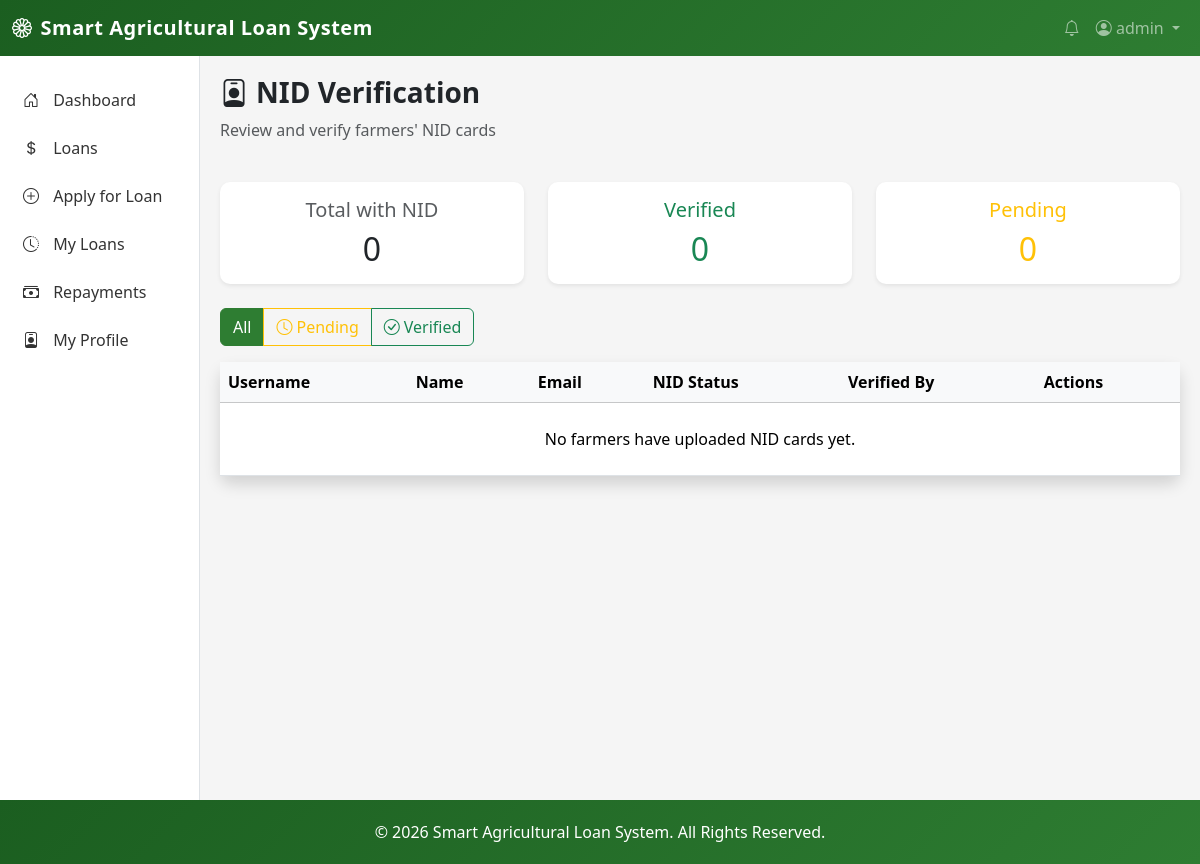
The app's page /nid/verification/ (signed in), older data.
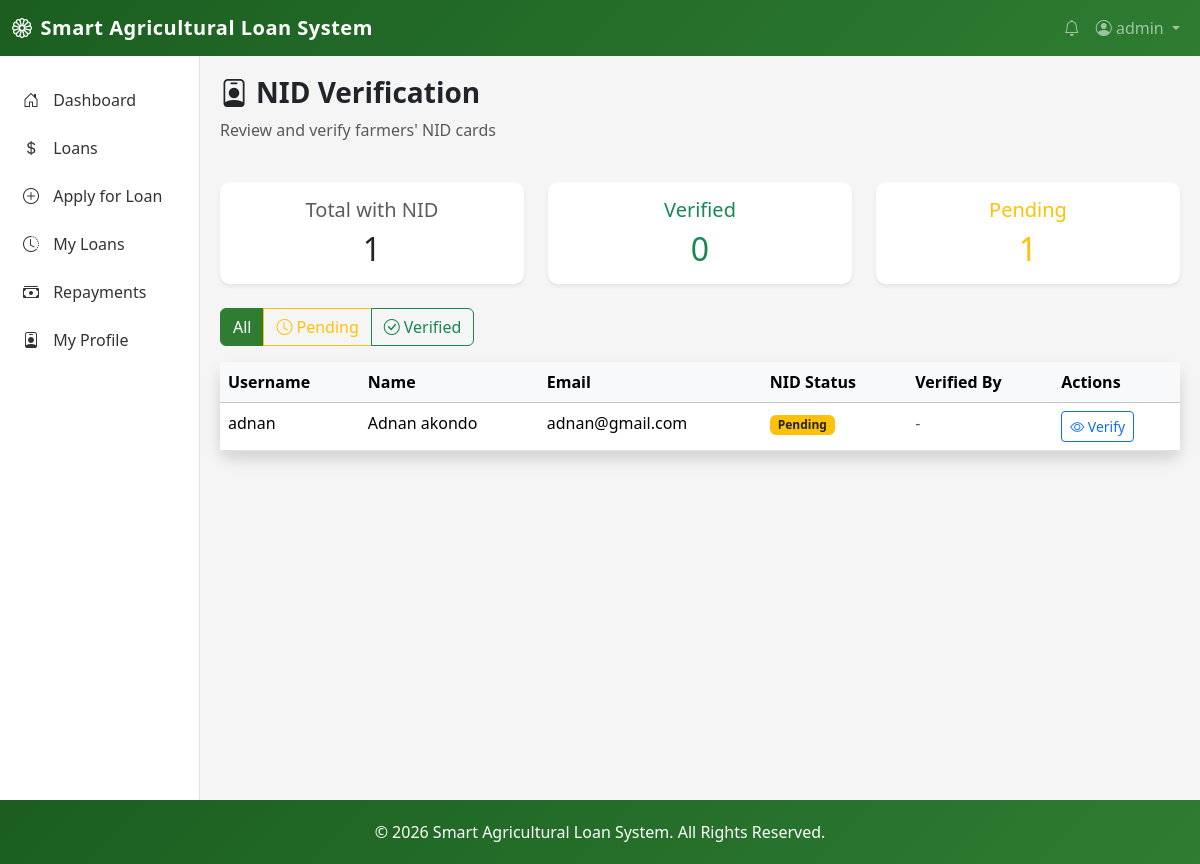
The same page, newer data.
### loan_app/models.py (models this page shows, shortened)
class User(AbstractUser):
    ROLE_CHOICES = [
        ("Farmer", "Farmer"),
        ("Bank Officer", "Bank Officer"),
        ("Admin", "Admin"),
    ]
    role = models.CharField(max_length=20, choices=ROLE_CHOICES, default="Farmer")
    phone_number = models.CharField(max_length=20, blank=True)
    profile_picture = models.ImageField(
        upload_to="profile_pictures/", blank=True, null=True
    )
    is_verified = models.BooleanField(default=False)
    nid_card_front = models.FileField(
        upload_to="nid_cards/",
        blank=True,
        null=True,
        help_text="Upload NID card front side",
    )
    nid_card_back = models.FileField(
        upload_to="nid_cards/",
        blank=True,
        null=True,
        help_text="Upload NID card back side",
    )
    nid_verified = models.BooleanField(
        default=False, help_text="Whether NID has been verified by bank officer"
    )
    nid_verified_by = models.ForeignKey(
        "self",
        on_delete=models.SET_NULL,
        null=True,
        blank=True,
        related_name="nid_verifications",
    )
    nid_verified_at = models.DateTimeField(null=True, blank=True)

### loan_app/views.py (the view)
@login_required
def nid_verification_list(request):
    if not (request.user.is_staff or request.user.role == "Bank Officer"):
        messages.error(request, "You do not have permission to view this page.")
        return redirect("home")
    farmers = (
        User.objects.filter(role="Farmer")
        .exclude(nid_card_front="")
        .exclude(nid_card_front__isnull=True)
        .order_by("-nid_verified", "-date_joined")
    )
    nid_filter = request.GET.get("nid_status")
    if nid_filter == "verified":
        farmers = farmers.filter(nid_verified=True)
    elif nid_filter == "pending":
        farmers = farmers.filter(nid_verified=False)
    paginator = Paginator(farmers, 20)
    page_number = request.GET.get("page")
    page_obj = paginator.get_page(page_number)
    context = {
        "page_obj": page_obj,
        "nid_filter": nid_filter,
        "total_farmers_with_nid": User.objects.filter(role="Farmer")
        .exclude(nid_card_front="")
        .exclude(nid_card_front__isnull=True)
        .count(),
        "verified_count": User.objects.filter(role="Farmer", nid_verified=True).count(),
        "pending_count": User.objects.filter(role="Farmer", nid_verified=False)
        .exclude(nid_card_front="")
        .exclude(nid_card_front__isnull=True)
        .count(),
    }
    return render(request, "bank_officer/nid_verification_list.html", context)

### templates/bank_officer/nid_verification_list.html (shortened to what the changed rows need)
{% extends 'base.html' %}
{% block content %}
<div class="row mb-4">
    <div class="col-md-4">
        <div class="card shadow-sm">
            <div class="card-body text-center">
                <h5 class="text-muted">Total with NID</h5>
                <h2 class="mb-0">{{ total_farmers_with_nid }}</h2>
            </div>
        </div>
    </div>
    <div class="col-md-4">
        <div class="card shadow-sm">
            <div class="card-body text-center">
                <h2 class="mb-0 text-success">{{ verified_count }}</h2>
            </div>
        </div>
    </div>
    <div class="col-md-4">
        <div class="card shadow-sm">
            <div class="card-body text-center">
                <h5 class="text-warning">Pending</h5>
                <h2 class="mb-0 text-warning">{{ pending_count }}</h2>
            </div>
        </div>
    </div>
</div>
<div class="row">
    <div class="col-12">
        <div class="card shadow">
            <div class="card-body p-0">
                <div class="table-responsive">
                    <table class="table table-hover mb-0">
                        <thead class="table-light">
                            <tr>
                                <th>Username</th>
                                <th>Name</th>
                                <th>Email</th>
                                <th>NID Status</th>
                                <th>Verified By</th>
                                <th>Actions</th>
                            </tr>
                        </thead>
                        <tbody>
                            {% for farmer in page_obj %}
                            <tr>
                                <td>{{ farmer.username }}</td>
                                <td>{{ farmer.first_name }} {{ farmer.last_name|default:"-" }}</td>
                                <td>{{ farmer.email }}</td>
                                <td>
                                    {% if farmer.nid_verified %}
                                        <span class="badge bg-success">Verified</span>
                                    {% else %}
                                        <span class="badge bg-warning text-dark">Pending</span>
                                    {% endif %}
                                </td>
                                <td>
                                    {% if farmer.nid_verified_by %}
                                        {{ farmer.nid_verified_by.username }}
                                    {% else %}
                                        <span class="text-muted">-</span>
                                    {% endif %}
                                </td>
                                <td>
                                    <a href="{% url 'verify_nid' user_id=farmer.id %}" class="btn btn-sm btn-outline-primary">
                                        <i class="bi bi-eye"></i> {% if farmer.nid_verified %}View{% else %}Verify{% endif %}
                                    </a>
                                </td>
                            </tr>
                            {% empty %}
                            <tr>
                                <td colspan="6" class="text-center py-4">
                                    {% if nid_filter %}
                                        No farmers found with this status.
                                    {% else %}
                                        No farmers have uploaded NID cards yet.
                                    {% endif %}
                                </td>
                            </tr>
                            {% endfor %}
                        </tbody>
                    </table>
                </div>
            </div>
        </div>
    </div>
</div>
{% endblock %}

Row changes from the older to the newer data that the page shows:
now on this page (row edited): User: username "adnan", first_name "Adnan", last_name "akondo", email "adnan@gmail.com", nid_verified "Pending"
Text that changed along with them:
{{ total_farmers_with_nid }}: "0" → "1"
{{ pending_count }}: "0" → "1"
text no longer shown: "No farmers have uploaded NID cards yet."
